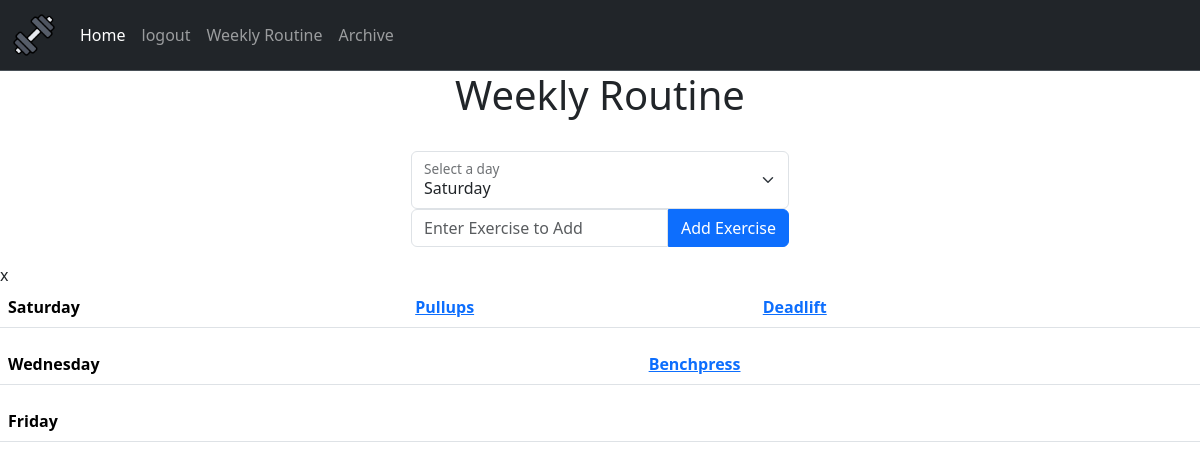
Page /routine (signed in) on the committed database.
### webapp/tables.py (models this page shows)
class Routine(db.Model):
    id = db.Column(db.Integer, primary_key = True)
    day = db.Column(db.String(12), nullable = False)
    exercise = db.Column(db.String(12), nullable = False)
    user_id = db.Column(db.Integer, db.ForeignKey('user.id'))

### webapp/routes.py (the view, shortened to what this page needs)
@routes.route("/routine", methods=["POST", "GET"])
@login_required
def routine():
    days = db.session.query(Routine.day).filter_by(user_id = current_user.id).distinct().order_by(days_order).all()
    days = [day[0] for day in days]
    exercises = db.session.query(Routine).filter_by(user_id = current_user.id).all()
    return render_template("routine.html", days = days, exercises = exercises)

### webapp/templates/routine.html (shortened to what this page needs)
{% extends "layout.html" %}
{% block main %}
<h1 style="text-align: center;">Weekly Routine</h1>
<div class="text-center d-flex justify-content-center">
    <form method="post" action="/routine">
        <br>
        <div class="form-floating">
        <select class="form-select" id="day" name="day">
            <option value="saturday">Saturday</option>
        </select>
        <label for="day">Select a day</label>
        </div>
        <div class="input-group mb-3">
            <input type="text" autocomplete="off" class="form-control" name="exercise" id="exercise" placeholder="Enter Exercise to Add">
            <button class="btn btn-primary mx-auto" id="set-submit" type="submit">Add Exercise</button>
        </div>
    </form>
</div>
x
{% for day in days %}
<table>
    <div class="container-fluid text-sm-center">
        <table class="table">
            <thead>
            <tr>
                <th scope="col">{{ day }}</th>
                {% for exercise in exercises %}
                    {% if exercise.day == day %}
                        <th scope="col"><a href="delete_e/{{ day }}/{{ exercise.exercise }}">{{ exercise.exercise }}</a></th>
                    {% endif %}
                {% endfor %}
            </tr>
            </thead>
        </table>
    </div>
</table>
{% endfor %}
{% endblock %}

### rows in the picture
Routine: exercise "Pullups"
Routine: exercise "Deadlift"
Routine: exercise "Benchpress"

### other values in the picture
{{ day }} "Saturday" "Wednesday" "Friday"
